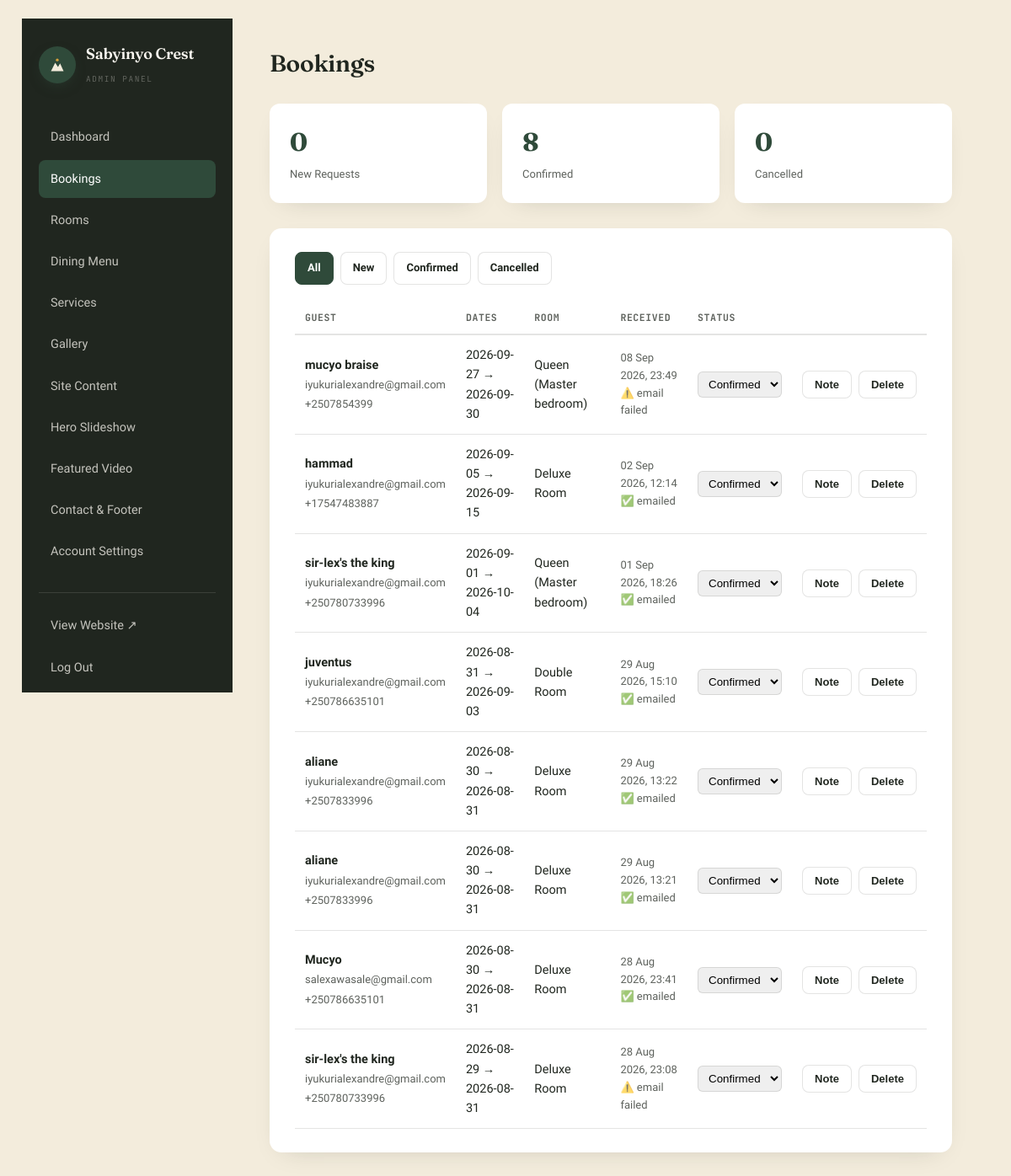
Screenshot of /admin/bookings.php (signed in) with the database file from the repository.
### tables this page shows
CREATE TABLE `settings` (
  `id` int(11) NOT NULL DEFAULT 1,
  `brand_name` varchar(120) NOT NULL DEFAULT 'Sabyinyo Crest',
  `tagline` varchar(160) NOT NULL DEFAULT 'Cyuve, Musanze · Rwanda',
  `hero_title` varchar(255) NOT NULL DEFAULT 'Adventure begins just <em>outside your room</em>',
  `hero_subtitle` text DEFAULT NULL,
  `hero_image` varchar(255) DEFAULT 'assets/img/exterior_balcony_day.jpg',
  `welcome_body1` text DEFAULT NULL,
  `welcome_body2` text DEFAULT NULL,
  `testimonial_quote` varchar(500) DEFAULT NULL,
  `testimonial_image` varchar(255) DEFAULT 'assets/img/lounge_brickwall_tv.jpg',
  `footer_blurb` varchar(400) DEFAULT NULL,
  `reception_phone` varchar(40) DEFAULT '+250 791 330 698',
  `manager_phone` varchar(40) DEFAULT '+250 795 360 707',
  `whatsapp` varchar(20) DEFAULT '250791330698',
  `email` varchar(150) DEFAULT 'comforthotel10@gmail.com',
  `address` varchar(200) DEFAULT 'Cyuve, Musanze, Rwanda',
  `map_query` varchar(200) DEFAULT 'Sabyinyo Crest, Cyuve, Musanze, Rwanda',
  `facebook` varchar(255) DEFAULT '#',
  `twitter` varchar(255) DEFAULT '#',
  `instagram` varchar(255) DEFAULT '#',
  `reviews_count` int(11) DEFAULT 0,
  `reviews_url` varchar(255) DEFAULT '#',
  `video_enabled` tinyint(1) DEFAULT 0,
  `video_source` enum('upload','youtube') DEFAULT 'upload',
  `video_file` varchar(255) DEFAULT NULL,
  `video_youtube_id` varchar(50) DEFAULT NULL,
  `video_title` varchar(150) DEFAULT 'A Look Inside',
  `video_caption` varchar(300) DEFAULT 'Our guests, our team, and a taste of the Sabyinyo Crest experience.',
  `updated_at` datetime DEFAULT current_timestamp() ON UPDATE current_timestamp(),
  `dining_hero_image` varchar(255) DEFAULT 'assets/img/dining_formal_set.jpg'
);

CREATE TABLE `bookings` (
  `id` int(11) NOT NULL,
  `name` varchar(150) NOT NULL,
  `email` varchar(150) NOT NULL,
  `phone` varchar(40) NOT NULL,
  `room_id` int(11) DEFAULT NULL,
  `room_name` varchar(120) DEFAULT NULL,
  `check_in` date NOT NULL,
  `check_out` date NOT NULL,
  `message` text DEFAULT NULL,
  `status` enum('new','confirmed','cancelled') DEFAULT 'new',
  `email_sent` tinyint(1) DEFAULT 0,
  `created_at` datetime DEFAULT current_timestamp()
);

### includes/db.php (called while the page is built, shortened)
<?php
function db(): PDO {
    static $pdo = null;
    if ($pdo === null) {
        $dsn = 'mysql:host=' . DB_HOST . ';dbname=' . DB_NAME . ';charset=' . DB_CHARSET;
        try {
            $pdo = new PDO($dsn, DB_USER, DB_PASS, [
                PDO::ATTR_ERRMODE            => PDO::ERRMODE_EXCEPTION,
                PDO::ATTR_DEFAULT_FETCH_MODE => PDO::FETCH_ASSOC,
                PDO::ATTR_EMULATE_PREPARES   => false,
            ]);
        } catch (PDOException $e) {
            http_response_code(500);
            die('Database connection failed. Please check config.php and make sure the database has been imported (see db.sql). Details: ' . htmlspecialchars($e->getMessage()));
        }
    }
    return $pdo;
}

### includes/functions.php (called while the page is built, shortened)
<?php
function e(?string $str): string {
    return htmlspecialchars($str ?? '', ENT_QUOTES, 'UTF-8');
}
function get_settings(): array {
    static $settings = null;
    if ($settings === null) {
        $stmt = db()->query('SELECT * FROM settings WHERE id = 1 LIMIT 1');
        $settings = $stmt->fetch() ?: [];
    }
    return $settings;
}

### admin/bookings.php (the view, shortened to what this page needs)
<?php
$filter = $_GET['status'] ?? 'all';
$sql = 'SELECT * FROM bookings';
$params = [];
$sql .= ' ORDER BY created_at DESC';
$stmt = db()->prepare($sql);
$stmt->execute($params);
$bookings = $stmt->fetchAll();
$counts = db()->query("SELECT status, COUNT(*) c FROM bookings GROUP BY status")->fetchAll(PDO::FETCH_KEY_PAIR);
$activeTab = 'bookings';
require __DIR__ . '/includes/header.php';
?>
<div class="admin-topbar"><h1>Bookings</h1></div>
<div class="stat-grid">
  <div class="stat-card"><b><?= (int)($counts['new'] ?? 0) ?></b><span>New Requests</span></div>
  <div class="stat-card"><b><?= (int)($counts['confirmed'] ?? 0) ?></b><span>Confirmed</span></div>
  <div class="stat-card"><b><?= (int)($counts['cancelled'] ?? 0) ?></b><span>Cancelled</span></div>
</div>
<div class="admin-card">
  <div class="top-actions">
    <div class="admin-actions">
      <a href="bookings.php?status=all" class="abtn <?= $filter==='all'?'primary':'' ?>">All</a>
      <a href="bookings.php?status=new" class="abtn <?= $filter==='new'?'primary':'' ?>">New</a>
      <a href="bookings.php?status=confirmed" class="abtn <?= $filter==='confirmed'?'primary':'' ?>">Confirmed</a>
      <a href="bookings.php?status=cancelled" class="abtn <?= $filter==='cancelled'?'primary':'' ?>">Cancelled</a>
    </div>
  </div>
  <?php if (!$bookings): ?>
    <div class="empty-state">No booking requests here yet.</div>
  <?php else: ?>
  <table class="admin-table">
    <thead><tr><th>Guest</th><th>Dates</th><th>Room</th><th>Received</th><th>Status</th><th></th></tr></thead>
    <tbody>
      <?php foreach ($bookings as $b): ?>
      <tr>
        <td>
          <b><?= e($b['name']) ?></b><br>
          <span style="color:var(--ink-soft); font-size:13px;"><?= e($b['email']) ?><br><?= e($b['phone']) ?></span>
        </td>
        <td><?= e($b['check_in']) ?> → <?= e($b['check_out']) ?></td>
        <td><?= e($b['room_name'] ?: 'No preference') ?></td>
        <td style="color:var(--ink-soft); font-size:13px;">
          <?= e(date('d M Y, H:i', strtotime($b['created_at']))) ?><br>
          <?= $b['email_sent'] ? '✅ emailed' : '⚠️ email failed' ?>
        </td>
        <td>
          <form method="post" style="display:inline;">
            <select name="status" onchange="this.form.submit()" style="padding:6px 8px; border-radius:6px; border:1px solid var(--line);">
              <option value="confirmed" <?= $b['status']==='confirmed'?'selected':'' ?>>Confirmed</option>
            </select>
          </form>
        </td>
        <td>
          <div class="admin-actions">
            <?php if ($b['message']): ?>
              <button type="button" class="abtn" onclick="alert(<?= json_encode($b['message']) ?>)">Note</button>
            <?php endif; ?>
            <form method="post">
              <button type="submit" class="abtn danger" data-confirm="Delete this booking request?">Delete</button>
            </form>
          </div>
        </td>
      </tr>
      <?php endforeach; ?>
    </tbody>
  </table>
  <?php endif; ?>
</div>
<?php require __DIR__ . '/includes/footer.php'; ?>

### admin/includes/header.php (shortened to what this page needs)
<?php
$settings = get_settings();
?>
<!DOCTYPE html>
<html lang="en">
<head>
<link rel="stylesheet" href="../assets/css/style.css">
</head>
<body class="admin-body">
<div class="admin-shell">
  <aside class="admin-sidebar">
    <div class="footer-brand" style="margin-bottom:2px;">
      <span class="brand-mark"><svg width="20" height="20" viewBox="0 0 24 24" fill="none"><path d="M3 21L9 9L13 15L16 10L21 21H3Z" fill="#F3ECDC"/><circle cx="12" cy="5" r="2" fill="#D6A13C"/></svg></span>
      <span>
        <span class="brand-name" style="display:block;"><?= e($settings['brand_name'] ?? '') ?></span>
        <span class="brand-sub">Admin Panel</span>
      </span>
    </div>
    <ul class="admin-nav">
      <li><a href="dashboard.php" class="<?= $activeTab==='dashboard'?'active':'' ?>">Dashboard</a></li>
      <li><a href="bookings.php" class="<?= $activeTab==='bookings'?'active':'' ?>">Bookings</a></li>
      <li><a href="rooms.php" class="<?= $activeTab==='rooms'?'active':'' ?>">Rooms</a></li>
      <li><a href="menu.php" class="<?= $activeTab==='menu'?'active':'' ?>">Dining Menu</a></li>
      <li><a href="services.php" class="<?= $activeTab==='services'?'active':'' ?>">Services</a></li>
      <li><a href="gallery.php" class="<?= $activeTab==='gallery'?'active':'' ?>">Gallery</a></li>
      <li><a href="content.php" class="<?= $activeTab==='content'?'active':'' ?>">Site Content</a></li>
      <li><a href="hero_slides.php" class="<?= $activeTab==='hero'?'active':'' ?>">Hero Slideshow</a></li>
      <li><a href="video.php" class="<?= $activeTab==='video'?'active':'' ?>">Featured Video</a></li>
      <li><a href="contact.php" class="<?= $activeTab==='contact'?'active':'' ?>">Contact & Footer</a></li>
      <li><a href="settings.php" class="<?= $activeTab==='settings'?'active':'' ?>">Account Settings</a></li>
    </ul>
    <ul class="admin-nav" style="margin-top:26px; border-top:1px solid rgba(251,248,241,0.12); padding-top:16px;">
      <li><a href="../index.php" target="_blank">View Website ↗</a></li>
      <li><a href="logout.php">Log Out</a></li>
    </ul>
  </aside>
  <main class="admin-main">

### assets/css/style.css (style rules this page uses)
:root { --ink:#20261F; --canopy:#2F4A3A; --canopy-light:#3E6350; --clay:#B75432; --clay-dark:#9A4327; --sand:#F3ECDC; --sand-deep:#E8DCC6; --marigold:#D6A13C; --mist:#8FA298; --paper:#FBF8F1; --ink-soft:rgba(32,38,31,0.72); --line:rgba(32,38,31,0.12); --shadow:0 20px 50px -20px rgba(32,38,31,0.35); --radius:14px; }
* { box-sizing:border-box; margin:0; padding:0; }
html { scroll-behavior:smooth; }
body { font-family:'Work Sans', sans-serif; background:var(--paper); color:var(--ink); line-height:1.6; -webkit-font-smoothing:antialiased; overflow-x:hidden; }
h1,h2,h3,h4 { font-family:'Fraunces', serif; font-weight:600; line-height:1.12; letter-spacing:-0.01em; color:var(--ink); }
.brand-mark { width:44px; height:44px; border-radius:50%; background:var(--canopy); display:flex; align-items:center; justify-content:center; flex-shrink:0; box-shadow:0 6px 16px -6px rgba(47,74,58,0.6); }
.brand-name { font-family:'Fraunces', serif; font-weight:600; font-size:19px; letter-spacing:-0.01em; }
.brand-sub { font-family:'JetBrains Mono', monospace; font-size:9.5px; letter-spacing:0.16em; text-transform:uppercase; opacity:0.6; }
.footer-brand { display:flex; align-items:center; gap:12px; margin-bottom:18px; }
.footer-brand .brand-name { color:var(--paper); }
.admin-body { padding:22px 26px; overflow-y:auto; flex:1; }
.admin-body { background:var(--sand); min-height:100vh; font-family:'Work Sans',sans-serif; }
.admin-shell { display:flex; min-height:100vh; }
.admin-sidebar { width:250px; background:var(--ink); color:rgba(251,248,241,0.82); flex-shrink:0; padding:28px 20px; position:sticky; top:0; height:100vh; overflow-y:auto; }
.admin-sidebar .brand-name { color:var(--paper); font-size:18px; }
.admin-sidebar .brand-sub { color:rgba(251,248,241,0.5); }
.admin-nav { list-style:none; margin-top:36px; }
.admin-nav li { margin-bottom:4px; }
.admin-nav a { display:flex; align-items:center; gap:10px; padding:11px 14px; border-radius:8px; color:rgba(251,248,241,0.75); text-decoration:none; font-size:14.5px; font-weight:500; transition:.2s; }
.admin-nav a.active { background:var(--canopy); color:#fff; }
.admin-main { flex:1; padding:38px 44px; max-width:1100px; }
.admin-topbar { display:flex; justify-content:space-between; align-items:center; margin-bottom:32px; flex-wrap:wrap; gap:14px; }
.admin-topbar h1 { font-family:'Fraunces',serif; font-size:28px; }
.admin-card { background:#fff; border-radius:14px; padding:28px 30px; box-shadow:0 10px 30px -18px rgba(32,38,31,0.25); margin-bottom:24px; }
.admin-table { width:100%; border-collapse:collapse; }
.admin-table th { text-align:left; font-family:'JetBrains Mono',monospace; font-size:11.5px; text-transform:uppercase; letter-spacing:.05em; color:var(--ink-soft); padding:10px 12px; border-bottom:2px solid var(--line); }
.admin-table td { padding:12px; border-bottom:1px solid var(--line); font-size:14.5px; vertical-align:middle; }
.admin-actions { display:flex; gap:8px; }
.abtn { display:inline-flex; align-items:center; gap:6px; padding:8px 14px; border-radius:8px; font-size:13px; font-weight:600; text-decoration:none; border:1.5px solid var(--line); color:var(--ink); background:#fff; cursor:pointer; }
.abtn.primary { background:var(--canopy); color:#fff; border-color:var(--canopy); }
.stat-grid { display:grid; grid-template-columns:repeat(auto-fit,minmax(180px,1fr)); gap:18px; margin-bottom:30px; }
.stat-card { background:#fff; border-radius:12px; padding:22px 24px; box-shadow:0 10px 30px -18px rgba(32,38,31,0.25); }
.stat-card b { font-family:'Fraunces',serif; font-size:30px; color:var(--canopy); display:block; }
.stat-card span { font-size:13px; color:var(--ink-soft); }
.top-actions { display:flex; justify-content:space-between; align-items:center; margin-bottom:20px; flex-wrap:wrap; gap:12px; }

### rows the page displays
settings: brand_name "Sabyinyo Crest"
bookings: name "mucyo braise", email "iyukurialexandre@gmail.com", phone "+2507854399", check_in "2026-09-27", check_out "2026-09-30", room_name "Queen (Master bedroom)", created_at "08 Sep 2026, 23:49", email_sent "⚠️ email failed", status "Confirmed"
bookings: name "hammad", email "iyukurialexandre@gmail.com", phone "+17547483887", check_in "2026-09-05", check_out "2026-09-15", room_name "Deluxe Room", created_at "02 Sep 2026, 12:14", email_sent "✅ emailed", status "Confirmed"
bookings: name "sir-lex's the king", email "iyukurialexandre@gmail.com", phone "+250780733996", check_in "2026-09-01", check_out "2026-10-04", room_name "Queen (Master bedroom)", created_at "01 Sep 2026, 18:26", email_sent "✅ emailed", status "Confirmed"
bookings: name "juventus", email "iyukurialexandre@gmail.com", phone "+250786635101", check_in "2026-08-31", check_out "2026-09-03", room_name "Double Room", created_at "29 Aug 2026, 15:10", email_sent "✅ emailed", status "Confirmed"
bookings: name "aliane", email "iyukurialexandre@gmail.com", phone "+2507833996", check_in "2026-08-30", check_out "2026-08-31", room_name "Deluxe Room", created_at "29 Aug 2026, 13:22", email_sent "✅ emailed", status "Confirmed"
bookings: name "aliane", email "iyukurialexandre@gmail.com", phone "+2507833996", check_in "2026-08-30", check_out "2026-08-31", room_name "Deluxe Room", created_at "29 Aug 2026, 13:21", email_sent "✅ emailed", status "Confirmed"
bookings: name "Mucyo", email "salexawasale@gmail.com", phone "+250786635101", check_in "2026-08-30", check_out "2026-08-31", room_name "Deluxe Room", created_at "28 Aug 2026, 23:41", email_sent "✅ emailed", status "Confirmed"
bookings: name "sir-lex's the king", email "iyukurialexandre@gmail.com", phone "+250780733996", check_in "2026-08-29", check_out "2026-08-31", room_name "Deluxe Room", created_at "28 Aug 2026, 23:08", email_sent "⚠️ email failed", status "Confirmed"

### other values shown
$counts['new'] "0"
$counts['confirmed'] "8"
$counts['cancelled'] "0"
